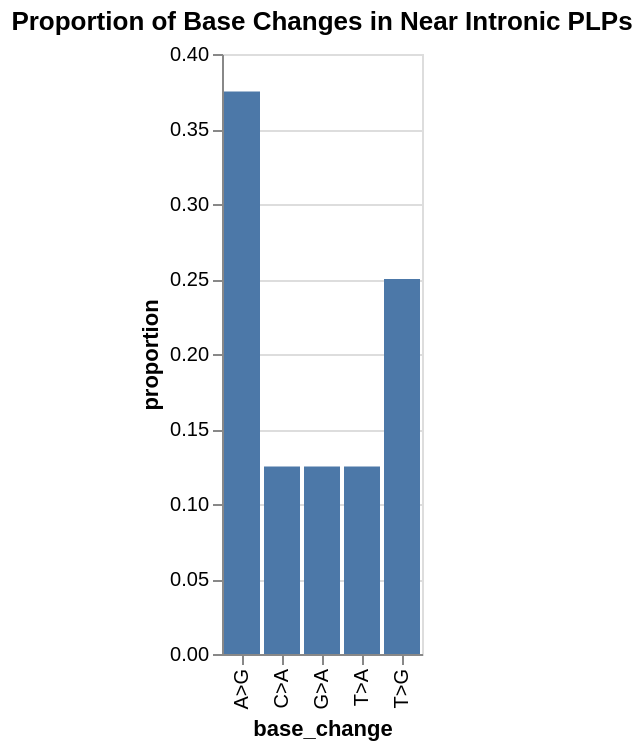

Source (notebook cell):
### Code cell
plp_base_proportions = alt.Chart(plp_intron_summary_df).mark_bar().encode(
    x = 'base_change:N',
    y='proportion:Q'
).properties(title = 'Proportion of Base Changes in Near Intronic PLPs')

plp_base_proportions.display()

### Figure 1 — Vega-Lite specification as saved in the notebook (floating-point values rounded to 4 significant figures)
{"config": {"view": {"continuousWidth": 300, "continuousHeight": 300}}, "data": {"name": "data-7db25cc14700192ad6fff80bddb37b6d"}, "mark": {"type": "bar"}, "encoding": {"x": {"field": "base_change", "type": "nominal"}, "y": {"field": "proportion", "type": "quantitative"}}, "title": "Proportion of Base Changes in Near Intronic PLPs", "$schema": "https://vega.github.io/schema/vega-lite/v5.20.1.json", "datasets": {"data-7db25cc14700192ad6fff80bddb37b6d": [{"base_change": "A>G", "count": 3, "proportion": 0.375}, {"base_change": "T>G", "count": 2, "proportion": 0.25}, {"base_change": "C>A", "count": 1, "proportion": 0.125}, {"base_change": "G>A", "count": 1, "proportion": 0.125}, {"base_change": "T>A", "count": 1, "proportion": 0.125}]}}
